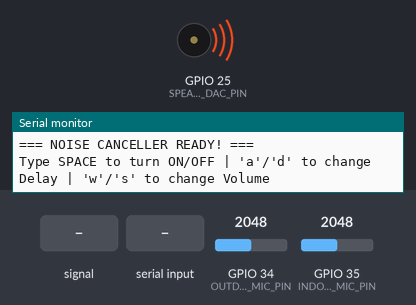
Bench run of a sketch on a simulated ESP32. On the bench: buzzer (waves = sounding, pin HIGH), the last lines printed to the serial monitor. The inputs (shaded band) are chosen by the test bench; at power-on: GPIO 34 (OUTDOOR_MIC_PIN) = 2048, GPIO 35 (INDOOR_MIC_PIN) = 2048 (analog values on the 0–4095 scale).

Above: at 1.2 s.
1.3 s: GPIO 34 (OUTDOOR_MIC_PIN) fed a 200 Hz sine of ±327 counts around its level
4.3 s: GPIO 34 (OUTDOOR_MIC_PIN) set to 3603
At 5.1 s:
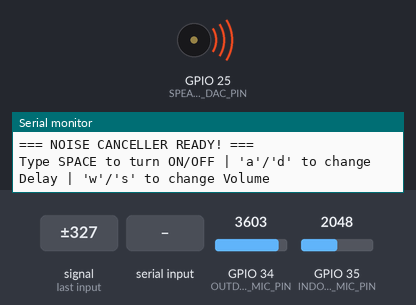
7.3 s: GPIO 34 (OUTDOOR_MIC_PIN) set to 491
10.3 s: "w" received over Serial
At 11.1 s:
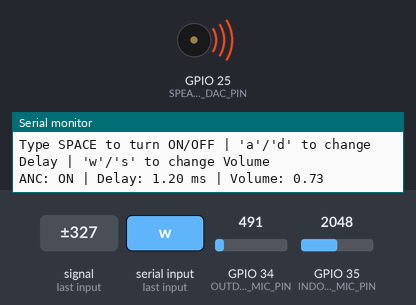
11.8 s: GPIO 35 (INDOOR_MIC_PIN) set to 1228
14.8 s: GPIO 34 (OUTDOOR_MIC_PIN) set to 2047
At 16.1 s:
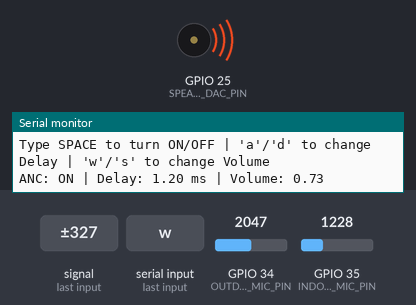
Timing chart, 0 to 17.3 s (numbered marks = the images above; inputs shaded):
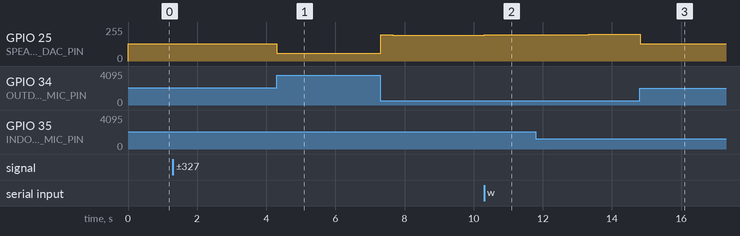

The sketch:

simple_anc.ino
```cpp
/*
 * ============================================================================
 * KID-FRIENDLY ACTIVE NOISE CANCELLER (50 Lines of Easy Code!)
 * Works on a $5 ESP32 (No extra DAC chips needed!)
 *
 * EDUCATIONAL DEMO ONLY. The loop timing is set by analogRead() plus a 100 us delay (not an
 * exact 10 kHz), the ESP32 DAC is 8-bit, and a mic-to-speaker path with no anti-alias or
 * reconstruction filtering will not cancel real traffic. Expect it to work, at best, on a
 * steady low tone with a hand-tuned delay.
 * ============================================================================
 *
 * HOW IT WORKS IN 3 EASY STEPS:
 * 1. READ:  The Outdoor Mic hears the noise wave coming in.
 * 2. WAIT:  We save the wave in a list (`waveMemory`) and wait a tiny split
 *           second until the real sound wave reaches the speaker.
 * 3. FLIP:  We multiply the wave by -1 (flipping peaks into valleys!) and
 *           play it out of the speaker to cancel the noise!
 *
 * WIRING (Only 3 Parts!):
 * - Outdoor Mic (MAX4466/MAX9814) OUT  ---> ESP32 Pin 34
 * - Indoor Error Mic (Optional)   OUT  ---> ESP32 Pin 35
 * - ESP32 Audio Output            Pin 25 -> Mini Amp (PAM8403) -> Speaker
 */

#include <Arduino.h>

const int OUTDOOR_MIC_PIN = 34;   // Hears incoming street noise
const int INDOOR_MIC_PIN  = 35;   // Checks if the room is quiet yet
const int SPEAKER_DAC_PIN = 25;   // Built-in audio output pin on ESP32

// Memory list to hold the last 200 sound measurements
int waveMemory[200];
int writePos = 0;

// Settings you can control from your computer keyboard!
int   delaySteps = 12;            // How long to wait for the wave (in steps)
float volume     = 0.80;          // How strong the anti-noise wave is
bool  ancEnabled = true;          // Turn Noise Cancelling ON or OFF
bool  autoTune   = true;          // Let the code tune itself automatically!

void setup() {
  Serial.begin(115200);
  analogReadResolution(12);       // Read sound from 0 to 4095 (middle is 2048)

  Serial.println("=== NOISE CANCELLER READY! ===");
  Serial.println("Type SPACE to turn ON/OFF | 'a'/'d' to change Delay | 'w'/'s' to change Volume");
}

void loop() {
  // 1. READ THE MICROPHONE (Subtract 2048 so silence = 0)
  int incomingWave = analogRead(OUTDOOR_MIC_PIN) - 2048;
  int indoorError  = analogRead(INDOOR_MIC_PIN)  - 2048;

  // 2. SAVE THE WAVE IN MEMORY
  waveMemory[writePos] = incomingWave;

  // 3. GRAB THE WAVE FROM 'delaySteps' AGO (Wait for sound to reach speaker)
  int readPos = (writePos - delaySteps + 200) % 200;
  int delayedWave = waveMemory[readPos];

  // 4. FLIP THE WAVE UPSIDE DOWN (Multiply by -1!)
  int antiNoise = 0;
  if (ancEnabled) {
    antiNoise = (int)(-1.0 * delayedWave * volume);
  }

  // 5. SEND TO SPEAKER (Convert back to 0..255 for ESP32 DAC pin)
  int dacValue = 128 + (antiNoise / 16);
  dacValue = constrain(dacValue, 0, 255);
  dacWrite(SPEAKER_DAC_PIN, dacValue);

  // 6. SIMPLE AUTO-TUNER (Nudges 'volume' to make indoorError as small as possible)
  if (ancEnabled && autoTune) {
    // If indoor mic and delayed wave have the same sign, increase anti-noise slightly
    if (indoorError * delayedWave > 0) {
      volume += 0.00001;
    } else {
      volume -= 0.00001;
    }
    volume = constrain(volume, 0.1, 2.0);
  }

  // Move to the next spot in memory and wait 100 microseconds (10,000 Hz)
  writePos = (writePos + 1) % 200;
  delayMicroseconds(100);

  // Check if you pressed a key on the keyboard to tweak settings
  if (Serial.available()) {
    char key = Serial.read();
    if (key == ' ') ancEnabled = !ancEnabled;
    if (key == 'd') delaySteps = constrain(delaySteps + 1, 1, 190);
    if (key == 'a') delaySteps = constrain(delaySteps - 1, 1, 190);
    if (key == 'w') volume     = constrain(volume + 0.05, 0.0, 2.0);
    if (key == 's') volume     = constrain(volume - 0.05, 0.0, 2.0);

    Serial.print("ANC: ");    Serial.print(ancEnabled ? "ON" : "OFF");
    Serial.print(" | Delay: "); Serial.print(delaySteps * 0.1); Serial.print(" ms");
    Serial.print(" | Volume: "); Serial.println(volume);
  }
}
```

Measured:
- after the input at 10.3 s, GPIO 25 (SPEAKER_DAC_PIN): 194/255 → 198/255 at once, → 197/255 1.4 s later
- after the input at 14.8 s, GPIO 25 (SPEAKER_DAC_PIN): 200/255 → 128/255 at once
